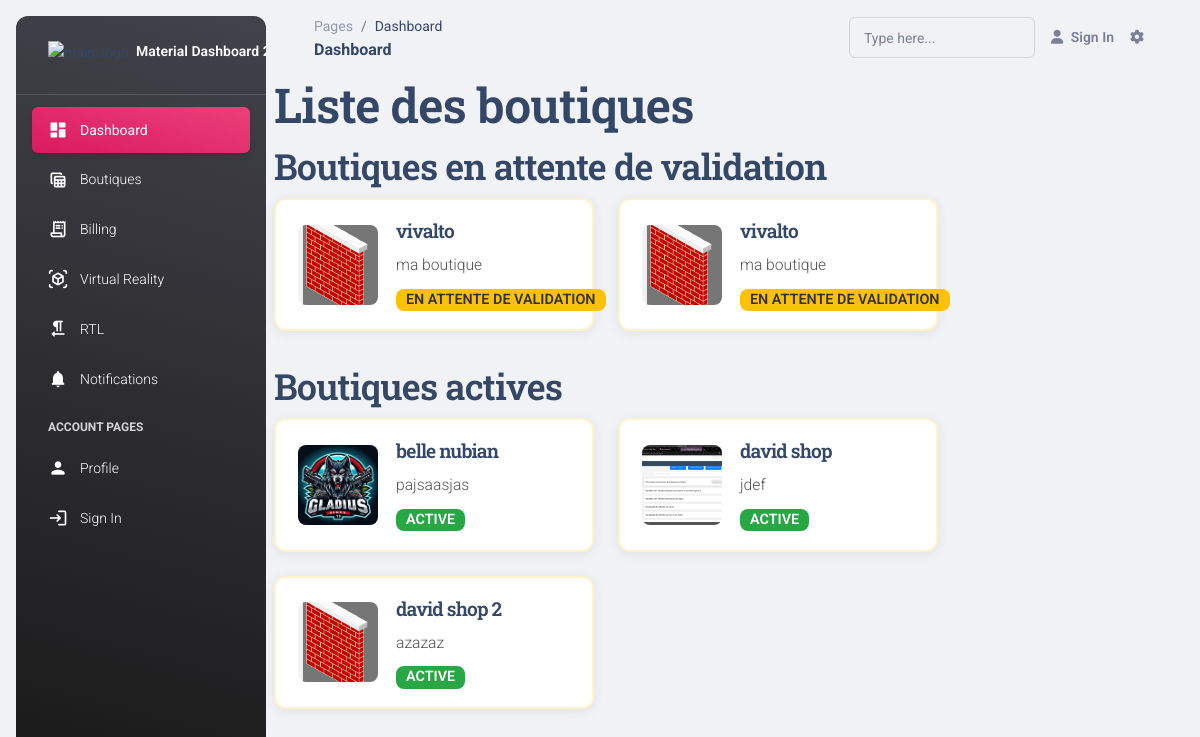
Screenshot of /authentification/liste-boutiques/ with the database file from the repository.
### vendeur/models.py (models this page shows, shortened)
class Boutique(models.Model):
    vendeur = models.ForeignKey(Utilisateur, on_delete=models.CASCADE)
    nom = models.CharField(max_length=100)
    logo = models.ImageField(upload_to='boutiques/logos/', null=True, blank=True)
    description = models.TextField(null=True, blank=True)
    slogan = models.CharField(max_length=100, null=True, blank=True,default='')
    adresse = models.TextField()
    contact = models.CharField(max_length=100, null=True, blank=True,default='')
    latitude = models.FloatField()
    longitude = models.FloatField()
    template_choisi = models.CharField(max_length=100,default='default')
    date_creation = models.DateTimeField(auto_now_add=True)
    active = models.BooleanField(default=False)
    date_activation = models.DateTimeField(null=True, blank=True)

### authentification/views.py (the view)
# urls.py: path('liste-boutiques/', views.liste_boutiques, name='liste_boutiques'),
def liste_boutiques(request):
    boutiques_inactives = Boutique.objects.filter(active=False)
    boutiques_actives = Boutique.objects.filter(active=True)
    return render(request, 'ListeBoutique.html', {
        'boutiques_inactives': boutiques_inactives,
        'boutiques_actives': boutiques_actives,
    })

### authentification/templates/ListeBoutique.html (shortened to what this page needs)
{% extends "baseAdmin.html" %}
{% load static %}
{% block content %}
<h1>Liste des boutiques</h1>
<h2>Boutiques en attente de validation</h2>
<div class="boutiques-list">
  {% for boutique in boutiques_inactives %}
    <div class="boutique-card clickable" data-id="{{ boutique.id }}" data-nom="{{ boutique.nom }}" data-description="{{ boutique.description|default:'Aucune description.' }}" data-logo="{% if boutique.logo %}{{ boutique.logo.url }}{% else %}https://via.placeholder.com/120x120?text=Logo{% endif %}" data-adresse="{{ boutique.adresse }}" data-contact="{{ boutique.contact }}" data-latitude="{{ boutique.latitude }}" data-longitude="{{ boutique.longitude }}" data-slogan="{{ boutique.slogan }}" data-active="0">
      <div class="boutique-logo">
        <img src="{% if boutique.logo %}{{ boutique.logo.url }}{% else %}https://via.placeholder.com/120x120?text=Logo{% endif %}" alt="Logo de {{ boutique.nom }}"/>
      </div>
      <div class="boutique-info">
        <h3>{{ boutique.nom }}</h3>
        <p>{{ boutique.description|default:'Aucune description.' }}</p>
        <span class="badge badge-warning">En attente de validation</span>
      </div>
    </div>
  {% empty %}
    <p>Aucune boutique en attente de validation.</p>
  {% endfor %}
</div>
<h2>Boutiques actives</h2>
<div class="boutiques-list">
  {% for boutique in boutiques_actives %}
    <div class="boutique-card clickable" data-id="{{ boutique.id }}" data-nom="{{ boutique.nom }}" data-description="{{ boutique.description|default:'Aucune description.' }}" data-logo="{% if boutique.logo %}{{ boutique.logo.url }}{% else %}https://via.placeholder.com/120x120?text=Logo{% endif %}" data-adresse="{{ boutique.adresse }}" data-contact="{{ boutique.contact }}" data-latitude="{{ boutique.latitude }}" data-longitude="{{ boutique.longitude }}" data-slogan="{{ boutique.slogan }}" data-active="1">
      <div class="boutique-logo">
        <img src="{% if boutique.logo %}{{ boutique.logo.url }}{% else %}https://via.placeholder.com/120x120?text=Logo{% endif %}" alt="Logo de {{ boutique.nom }}"/>
      </div>
      <div class="boutique-info">
        <h3>{{ boutique.nom }}</h3>
        <p>{{ boutique.description|default:'Aucune description.' }}</p>
        <span class="badge badge-success">Active</span>
      </div>
    </div>
  {% empty %}
    <p>Aucune boutique active.</p>
  {% endfor %}
</div>
<link rel="stylesheet" href="https://unpkg.com/leaflet/dist/leaflet.css" />
{% endblock %}

### authentification/templates/baseAdmin.html (shortened to what this page needs)
<!DOCTYPE html>
<html lang="en">
{% load static %}
<head>
  <link id="pagestyle" href="{% static 'assets/css/material-dashboard.css' %}" rel="stylesheet" />
</head>
<body class="g-sidenav-show  bg-gray-200">
  <aside class="sidenav navbar navbar-vertical navbar-expand-xs border-0 border-radius-xl my-3 fixed-start ms-3   bg-gradient-dark" id="sidenav-main">
    <div class="sidenav-header">
      <a class="navbar-brand m-0" href=" https://demos.creative-tim.com/material-dashboard/pages/dashboard " target="_blank">
        <img src="./assets/img/logo-ct.png" class="navbar-brand-img h-100" alt="main_logo">
        <span class="ms-1 font-weight-bold text-white">Material Dashboard 2</span>
      </a>
    </div>
    <hr class="horizontal light mt-0 mb-2">
    <div class="collapse navbar-collapse  w-auto  max-height-vh-100" id="sidenav-collapse-main">
      <ul class="navbar-nav">
        <li class="nav-item">
          <a class="nav-link text-white active bg-gradient-primary" href="./pages/dashboard.html">
            <div class="text-white text-center me-2 d-flex align-items-center justify-content-center">
              <i class="material-icons opacity-10">dashboard</i>
            </div>
            <span class="nav-link-text ms-1">Dashboard</span>
          </a>
        </li>
        <li class="nav-item">
          <a class="nav-link text-white " href="{% url 'authentification:liste_boutiques' %}">
            <div class="text-white text-center me-2 d-flex align-items-center justify-content-center">
              <i class="material-icons opacity-10">table_view</i>
            </div>
            <span class="nav-link-text ms-1">Boutiques</span>
          </a>
        </li>
        <li class="nav-item">
          <a class="nav-link text-white " href="./pages/billing.html">
            <div class="text-white text-center me-2 d-flex align-items-center justify-content-center">
              <i class="material-icons opacity-10">receipt_long</i>
            </div>
            <span class="nav-link-text ms-1">Billing</span>
          </a>
        </li>
        <li class="nav-item">
          <a class="nav-link text-white " href="./pages/virtual-reality.html">
            <div class="text-white text-center me-2 d-flex align-items-center justify-content-center">
              <i class="material-icons opacity-10">view_in_ar</i>
            </div>
            <span class="nav-link-text ms-1">Virtual Reality</span>
          </a>
        </li>
        <li class="nav-item">
          <a class="nav-link text-white " href="./pages/rtl.html">
            <div class="text-white text-center me-2 d-flex align-items-center justify-content-center">
              <i class="material-icons opacity-10">format_textdirection_r_to_l</i>
            </div>
            <span class="nav-link-text ms-1">RTL</span>
          </a>
        </li>
        <li class="nav-item">
          <a class="nav-link text-white " href="./pages/notifications.html">
            <div class="text-white text-center me-2 d-flex align-items-center justify-content-center">
              <i class="material-icons opacity-10">notifications</i>
            </div>
            <span class="nav-link-text ms-1">Notifications</span>
          </a>
        </li>
        <li class="nav-item mt-3">
          <h6 class="ps-4 ms-2 text-uppercase text-xs text-white font-weight-bolder opacity-8">Account pages</h6>
        </li>
        <li class="nav-item">
          <a class="nav-link text-white " href="./pages/profile.html">
            <div class="text-white text-center me-2 d-flex align-items-center justify-content-center">
              <i class="material-icons opacity-10">person</i>
            </div>
            <span class="nav-link-text ms-1">Profile</span>
          </a>
        </li>
        <li class="nav-item">
          <a class="nav-link text-white " href="./pages/sign-in.html">
            <div class="text-white text-center me-2 d-flex align-items-center justify-content-center">
              <i class="material-icons opacity-10">login</i>
            </div>
            <span class="nav-link-text ms-1">Sign In</span>
          </a>
        </li>
      </ul>
    </div>
  </aside>
  <main class="main-content position-relative max-height-vh-100 h-100 border-radius-lg ">
    <nav class="navbar navbar-main navbar-expand-lg px-0 mx-4 shadow-none border-radius-xl" id="navbarBlur" navbar-scroll="true">
      <div class="container-fluid py-1 px-3">
        <nav aria-label="breadcrumb">
          <ol class="breadcrumb bg-transparent mb-0 pb-0 pt-1 px-0 me-sm-6 me-5">
            <li class="breadcrumb-item text-sm"><a class="opacity-5 text-dark" href="javascript:;">Pages</a></li>
            <li class="breadcrumb-item text-sm text-dark active" aria-current="page">Dashboard</li>
          </ol>
          <h6 class="font-weight-bolder mb-0">Dashboard</h6>
        </nav>
        <div class="collapse navbar-collapse mt-sm-0 mt-2 me-md-0 me-sm-4" id="navbar">
          <div class="ms-md-auto pe-md-3 d-flex align-items-center">
            <div class="input-group input-group-outline">
              <label class="form-label">Type here...</label>
              <input type="text" class="form-control">
            </div>
          </div>
          <ul class="navbar-nav  justify-content-end">
            <li class="nav-item d-flex align-items-center">
              <a href="javascript:;" class="nav-link text-body font-weight-bold px-0">
                <i class="fa fa-user me-sm-1"></i>
                <span class="d-sm-inline d-none">Sign In</span>
              </a>
            </li>
            <li class="nav-item px-3 d-flex align-items-center">
              <a href="javascript:;" class="nav-link text-body p-0">
                <i class="fa fa-cog fixed-plugin-button-nav cursor-pointer"></i>
              </a>
            </li>
          </ul>
        </div>
      </div>
    </nav>
 {% block content %}
 {% endblock %}
</main>
</body>
</html>

### authentification/templates/ListeBoutique.html (style rules this page uses)
.boutiques-list { display: flex; flex-wrap: wrap; gap: 24px; margin-bottom: 32px; }
.boutique-card { background: #fff; border-radius: 12px; box-shadow: 0 2px 12px rgba(0,0,0,0.07); padding: 18px 22px; width: 320px; display: flex; align-items: center; gap: 18px; cursor: default; transition: box-shadow 0.2s, transform 0.2s; }
.boutique-card.clickable { cursor: pointer; border: 2px solid #ffc10733; }
.boutique-logo img { width: 80px; height: 80px; object-fit: cover; border-radius: 8px; background: #f3f3f3; }
.boutique-info h3 { margin: 0 0 8px 0; font-size: 1.2em; }
.boutique-info p { margin: 0 0 8px 0; color: #555; font-size: 0.98em; }
.badge { display: inline-block; padding: 4px 10px; border-radius: 8px; font-size: 0.9em; font-weight: 600; }
.badge-warning { background: #ffc107; color: #333; }
.badge-success { background: #28a745; color: #fff; }

### rows the page displays
Boutique: logo (picture), nom "vivalto", description "ma boutique"
Boutique: logo (picture), nom "vivalto", description "ma boutique"
Boutique: logo (picture), nom "belle nubian", description "pajsaasjas"
Boutique: logo (picture), nom "david shop", description "jdef"
Boutique: logo (picture), nom "david shop 2", description "azazaz"
